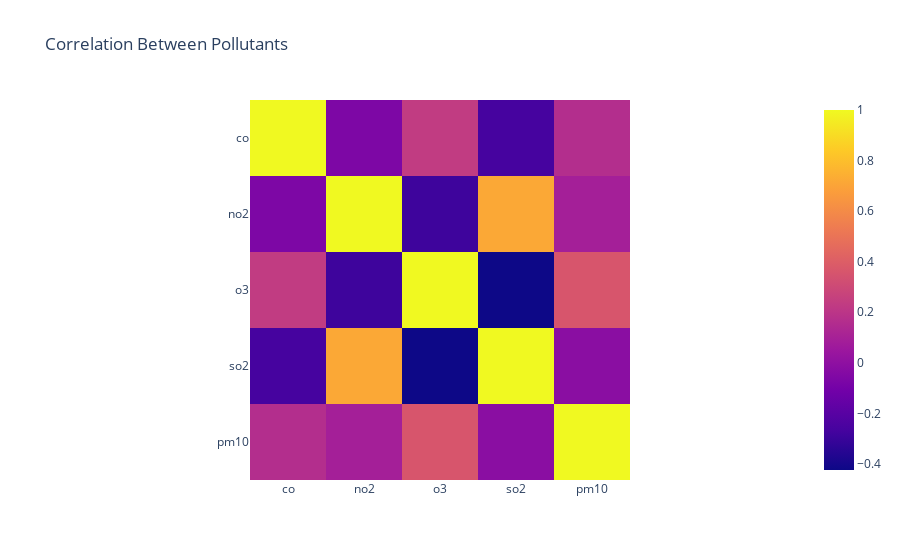

This figure's notebook cell:
### Code cell
# Correlation Between Pollutants
correlation_matrix = train[pollutants].corr()
fig = px.imshow(correlation_matrix, x=pollutants, 
                 y=pollutants, title="Correlation Between Pollutants")
fig.show()

### Figure 1 — Plotly figure (JSON) as saved in the notebook; plotly's stock layout.template omitted (floating-point values rounded to 4 significant figures)
{"data": [{"coloraxis": "coloraxis", "hovertemplate": "x: %{x}<br>y: %{y}<br>color: %{z}<extra></extra>", "name": "0", "type": "heatmap", "x": ["co", "no2", "o3", "so2", "pm10"], "xaxis": "x", "y": ["co", "no2", "o3", "so2", "pm10"], "yaxis": "y", "z": [[1, -0.06444, 0.2331, -0.2649, 0.1624], [-0.06444, 1, -0.2882, 0.715, 0.09061], [0.2331, -0.2882, 1, -0.4238, 0.3585], [-0.2649, 0.715, -0.4238, 1, -0.01703], [0.1624, 0.09061, 0.3585, -0.01703, 1]]}], "layout": {"coloraxis": {"colorscale": [[0, "#0d0887"], [0.1111, "#46039f"], [0.2222, "#7201a8"], [0.3333, "#9c179e"], [0.4444, "#bd3786"], [0.5556, "#d8576b"], [0.6667, "#ed7953"], [0.7778, "#fb9f3a"], [0.8889, "#fdca26"], [1, "#f0f921"]]}, "title": {"text": "Correlation Between Pollutants"}, "xaxis": {"anchor": "y", "constrain": "domain", "domain": [0, 1], "scaleanchor": "y"}, "yaxis": {"anchor": "x", "autorange": "reversed", "constrain": "domain", "domain": [0, 1]}}}
